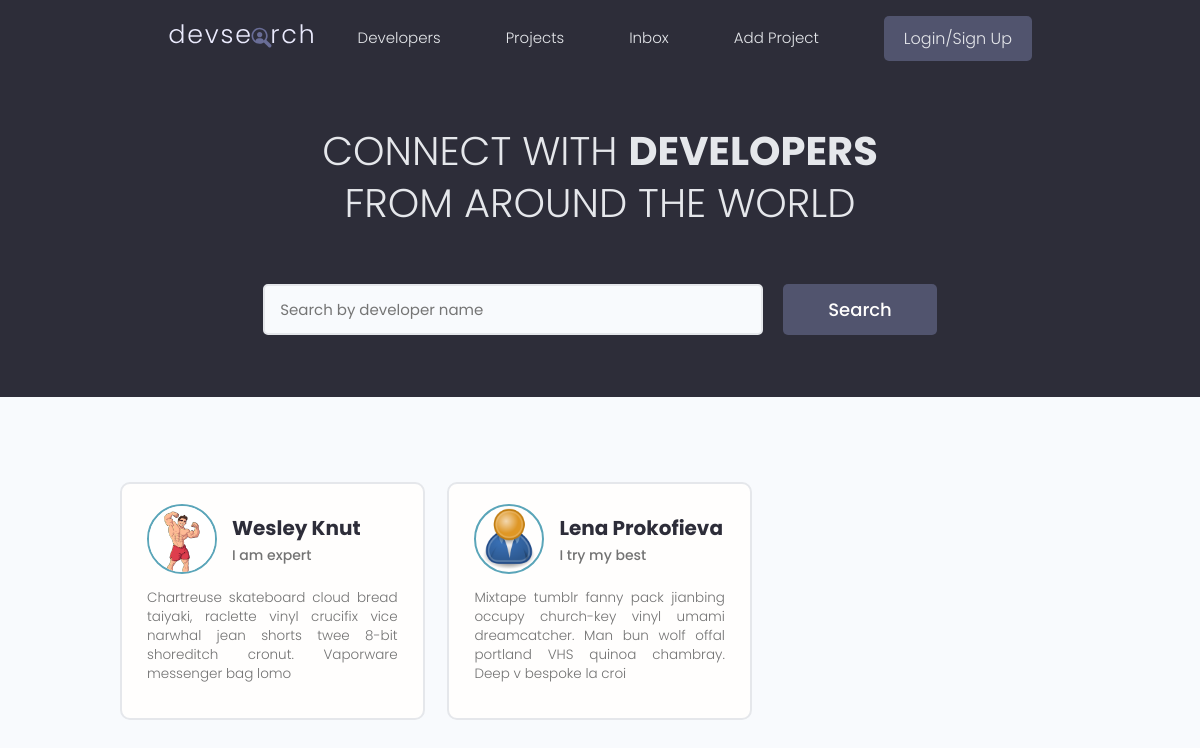
The app's page /, older data.
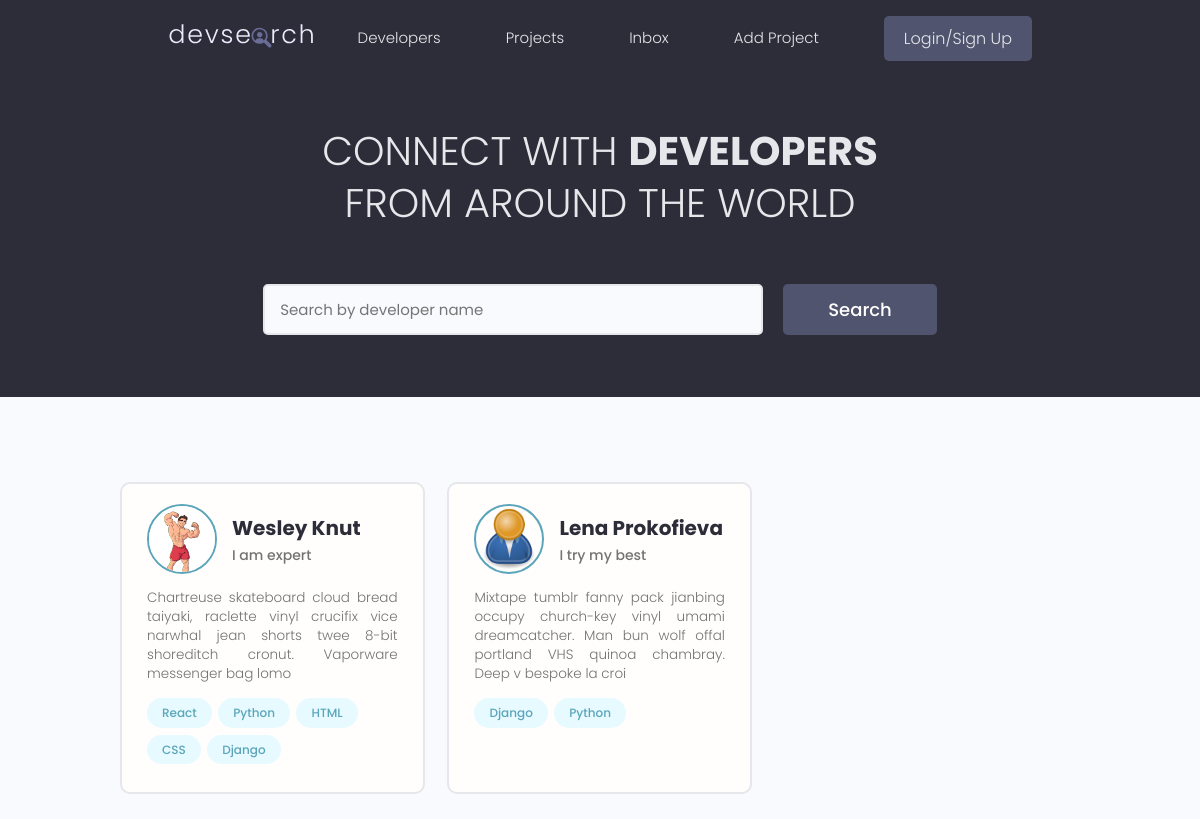
The same page, newer data.
### users/models.py (models this page shows, shortened)
class Profile(models.Model):
  user = models.OneToOneField(User, on_delete=models.CASCADE, null=True, blank=True)
  name = models.CharField(max_length=200, blank=True, null=True)
  email = models.EmailField(max_length=500, blank=True, null=True)
  username = models.CharField(max_length=200, blank=True, null=True)
  location = models.CharField(max_length=200, blank=True, null=True)
  short_intro = models.CharField(max_length=200, blank=True, null=True)
  bio = models.TextField(blank=True, null=True)
  profile_image = models.ImageField(null=True, blank=True, upload_to = 'profiles/', default="profiles/user-default.png")
  social_github = models.CharField(max_length=200, blank=True, null=True)
  social_twitter = models.CharField(max_length=200, blank=True, null=True)
  social_linkedin = models.CharField(max_length=200, blank=True, null=True)
  social_youtube = models.CharField(max_length=200, blank=True, null=True)
  social_website = models.CharField(max_length=200, blank=True, null=True)
  created = models.DateTimeField(auto_now_add=True)
  id = models.UUIDField(default=uuid.uuid4, unique=True, primary_key=True, editable=False)

class Skill(models.Model):
  owner = models.ForeignKey(Profile, on_delete=models.CASCADE, null=True, blank=True)
  name = models.CharField(max_length=200, blank=True, null=True)
  description = models.TextField(blank=True, null=True)
  created = models.DateTimeField(auto_now_add=True)
  id = models.UUIDField(default=uuid.uuid4, unique=True, primary_key=True, editable=False)
  def __str__(self):
    return str(self.name)

### users/views.py (the view)
# urls.py: path('', views.profiles, name="profiles"),
def profiles(request):
  profiles = Profile.objects.all()
  context = {'profiles': profiles}
  return render(request, 'users/profiles.html', context)

### users/templates/users/profiles.html (shortened to what this page needs)
{% extends 'main.html' %}
{% block content %}
<main class="home">
  <section class="hero-section text-center">
    <div class="container container--narrow">
      <div class="hero-section__box">
        <h2>CONNECT WITH <span>DEVELOPERS</span></h2>
        <h2>FROM AROUND THE WORLD</h2>
      </div>
      <div class="hero-section__search">
        <form class="form" action="#" method="get">
          <div class="form__field">
            <input class="input input--text" id="formInput#search" type="text" name="text"
              placeholder="Search by developer name" />
          </div>
          <input class="btn btn--sub btn--lg" type="submit" value="Search" />
        </form>
      </div>
    </div>
  </section>
  <section class="devlist">
    <div class="container">
      <div class="grid grid--three">
        {% for profile in profiles %}
        <div class="column card">
          <div class="dev">
            <a href="{% url 'user-profile' profile.id %}" class="card__body">
              <div class="dev__profile">
                <img class="avatar avatar--md" src="{{ profile.profile_image.url }}" alt="image" />
                <div class="dev__meta">
                  <h3>{{profile.name}}</h3>
                  <h5>{{profile.short_intro|slice:"60"}}</h5>
                </div>
              </div>
              <p class="dev__info">
                {{profile.bio|slice:"150"}}
              </p>
              <div class="dev__skills">
                {% for skill in profile.skill_set.all|slice:"5" %}
                <span class="tag tag--pill tag--main">
                  <small>{{skill}}</small>
                </span>
                {% endfor %}
              </div>
            </a>
          </div>
        </div>
        {% endfor %}
      </div>
    </div>
  </section>
</main>
{% endblock content %}

### templates/main.html (shortened to what this page needs)
<!DOCTYPE html>
{% load static %}
<html lang="en">
<head>
  <link rel="stylesheet" href="https://cdn.iconmonstr.com/1.3.0/css/iconmonstr-iconic-font.min.css" />
  <link rel="stylesheet" href="{% static 'uikit/styles/uikit.css' %}" />
  <link rel="stylesheet" href="{% static 'styles/app.css' %}" />
</head>
<body>
  {% include 'navbar.html' %}
  {% block content %}
  {% endblock content %}
</body>
</html>

### templates/navbar.html (shortened to what this page needs)
{% load static %}
<header class="header">
  <div class="container container--narrow">
    <a href="{% url 'profiles' %}" class="header__logo">
      <img src="{% static 'images/logo.svg' %}" alt="DevSearch Logo" />
    </a>
    <nav class="header__nav">
      <ul class="header__menu">
        <li class="header__menuItem"><a href="{% url 'profiles' %}">Developers</a></li>
        <li class="header__menuItem"><a href="{% url 'projects' %}">Projects</a></li>
        <li class="header__menuItem"><a href="">Inbox</a></li>
        <li class="header__menuItem"><a href="{% url 'create-project' %}">Add Project</a></li>
        <li class="header__menuItem"><a href="" class="btn btn--sub">Login/Sign Up</a></li>
      </ul>
    </nav>
  </div>
</header>

### static/styles/app.css (style rules this page uses)
:root { --color-sub: #2d2d39; }
.btn--sub { background-color: var(--color-sub-light); }
.card { border: 2px solid var(--color-light); }
img { width: 100%; }
.header { position: sticky; z-index: 111; background-color: var(--color-sub); padding: 1.5rem 0; }
.header > .container { display: flex; justify-content: space-between; align-items: center; }
.header__logo > img { height: 3.8rem; }
.header__nav > ul { display: inline-flex; align-items: center; list-style: none; gap: 6.5rem; }
.header__menuItem > a { color: var(--color-light); font-weight: 300; }
.hero-section { height: 40vh; display: flex; align-items: center; background-color: var(--color-sub); }
.hero-section__box { margin-bottom: 4rem; }
.hero-section__box > h2, .hero-section__box > h2 > span { font-size: 4rem; color: var(--color-light); line-height: 1.3; text-transform: uppercase; }
.hero-section__box > h2 { font-weight: 300; }
.hero-section__box > h2 > span { font-weight: 700; }
.hero-section__search > .form { display: flex; align-items: center; justify-content: center; gap: 2rem; }
.hero-section__search > .form input.input--text { width: 50rem; }
.devlist { margin-top: 8rem; }
.devlist .grid { align-items: stretch; }
.devlist .dev .dev__profile { display: flex; align-items: center; gap: 1.5rem; }
.devlist .dev .dev__meta h3 { color: var(--color-sub); font-size: 2rem; font-weight: 700; }
.devlist .dev .dev__meta h5 { color: var(--color-text); font-size: 1.4rem; font-weight: 500; }
.devlist .dev .dev__info { margin: 1.5rem 0; font-size: 1.35rem; line-height: 1.4; text-align: justify; }

### static/uikit/styles/modules/_variables.css (style rules this page uses)
:root { --color-main: #5aa5b9; --color-main-light: #e6faff; --color-sub: #3f4156; --color-sub-light: #51546e; --color-sub-lighter: #ededfd; --color-text: #737373; --color-gray: #8b8b8b; --color-light: #e5e7eb; --color-light-gray: #767676; --color-bg: #f8fafd; --color-white: #fffefd; --color-white-light: #f3f3f3; --color-success: #359e64; --color-success-bg: #def8e8; --color-error: #fc4b0b; --color-error-bg: #fff2ee; --font-base: 'Poppins', arial, helvetica, 'Segoe UI', roboto, ubuntu, sans-serif; --font-monospace: 'Fira Code', 'Courier New', courier, monospace; --font-regular: 300; --font-medium: 500; --font-bold: 700; --generic-shadow: 1px 1px 5px #00000010; --generic-transition: all 0.3s ease-in-out; }

### static/uikit/styles/modules/_base.css (style rules this page uses)
* { margin: 0; padding: 0; box-sizing: border-box; text-rendering: optimizeLegibility; color: inherit; font-size: inherit; }
html { font-size: 50%; }
@media only screen and (min-width: 480px) { html { font-size: 56.25%; } }
@media only screen and (min-width: 1200px) { html { font-size: 62.5%; } }
body { line-height: 1.6; font-weight: 400; font-size: 1.5rem; color: var(--color-text); background-color: var(--color-bg); min-height: 100vh; }

### static/uikit/styles/modules/_typography.css (style rules this page uses)
* { font-family: var(--font-base); }
h2 { font-size: 3.6rem; font-weight: var(--font-bold); }
h3 { font-size: 3.2rem; font-weight: var(--font-medium); }
h5 { font-size: 2.4rem; font-weight: var(--font-medium); }
h5, h6 { font-weight: var(--font-regular); }
p, span, strong { font-size: 1.6rem; color: var(--color-text); font-weight: var(--font-regular); }
a { padding-bottom: 2px; text-decoration: none; display: inline-block; color: var(--color-main); font-weight: var(--font-medium); }

### static/uikit/styles/modules/_utilities.css (style rules this page uses)
.container { width: 92%; max-width: 165rem; margin: 0 auto; box-sizing: border-box; }
.container--narrow { width: 92%; max-width: 120rem; }
@media screen and (min-width: 1000px) { .container { width: 90%; } }
@media screen and (min-width: 1000px) { .container--narrow { width: 85%; } }
@media screen and (min-width: 1200px) { .container { width: 80%; } }
@media screen and (min-width: 1200px) { .container--narrow { width: 72%; } }
.text-center { text-align: center; }

### static/uikit/styles/modules/_avatar.css (style rules this page uses)
.avatar { border-radius: 50%; border: 2px solid var(--color-main); object-fit: cover; }
.avatar--md { height: 7rem; width: 7rem; }

### static/uikit/styles/modules/_button.css (style rules this page uses)
.btn { display: inline-block; position: relative; cursor: pointer; background-color: var(--color-light); font-weight: var(--font-medium); color: var(--color-sub); text-decoration: none; padding: 1rem 2rem; border-radius: 0.5rem; border: none; width: -webkit-fit-content; width: -moz-fit-content; width: fit-content; height: -webkit-fit-content; height: -moz-fit-content; height: fit-content; font-size: 1.6rem; outline-width: 0; outline-color: transparent; -webkit-backface-visibility: hidden; backface-visibility: hidden; transition: all 0.3s ease-in-out; }
.btn--sub { background-color: var(--color-sub); color: var(--color-white); }
.btn--lg { font-size: 1.8rem; padding: 1.2rem 4.5rem; }

Row changes from the older to the newer data that the page shows:
added Skill: name "React", shown under Profile "Wesley Knut"
added Skill: name "Python", shown under Profile "Wesley Knut"
added Skill: name "HTML", shown under Profile "Wesley Knut"
added Skill: name "CSS", shown under Profile "Wesley Knut"
added Skill: name "Django", shown under Profile "Wesley Knut"
added Skill: name "Django", shown under Profile "Lena Prokofieva"
added Skill: name "Python", shown under Profile "Lena Prokofieva"
